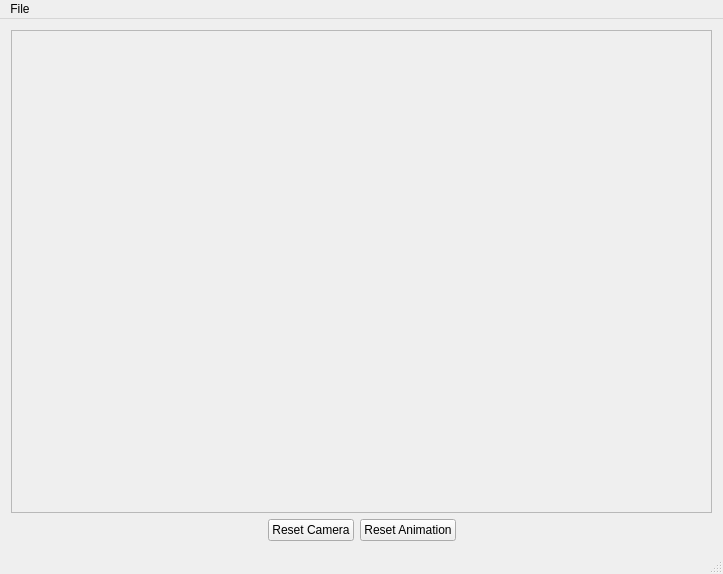
<?xml version="1.0" encoding="UTF-8"?>
<ui version="4.0">
 <class>MainWindow</class>
 <widget class="QMainWindow" name="MainWindow">
  <property name="geometry">
   <rect>
    <x>0</x>
    <y>0</y>
    <width>723</width>
    <height>574</height>
   </rect>
  </property>
  <property name="windowTitle">
   <string>MainWindow</string>
  </property>
  <widget class="QWidget" name="centralWidget">
   <layout class="QVBoxLayout" name="verticalLayout">
    <item>
     <widget class="QScrollArea" name="glScrollArea">
      <property name="widgetResizable">
       <bool>true</bool>
      </property>
      <widget class="QWidget" name="scrollAreaWidgetContents">
       <property name="geometry">
        <rect>
         <x>0</x>
         <y>0</y>
         <width>697</width>
         <height>457</height>
        </rect>
       </property>
      </widget>
     </widget>
    </item>
    <item>
     <layout class="QHBoxLayout" name="horizontalLayout">
      <item>
       <spacer name="horizontalSpacer">
        <property name="orientation">
         <enum>Qt::Horizontal</enum>
        </property>
        <property name="sizeHint" stdset="0">
         <size>
          <width>40</width>
          <height>20</height>
         </size>
        </property>
       </spacer>
      </item>
      <item>
       <widget class="QPushButton" name="resetButton">
        <property name="text">
         <string>Reset Camera</string>
        </property>
       </widget>
      </item>
      <item>
       <widget class="QPushButton" name="resetAnimationButton">
        <property name="text">
         <string>Reset Animation</string>
        </property>
       </widget>
      </item>
      <item>
       <spacer name="horizontalSpacer_2">
        <property name="orientation">
         <enum>Qt::Horizontal</enum>
        </property>
        <property name="sizeHint" stdset="0">
         <size>
          <width>40</width>
          <height>20</height>
         </size>
        </property>
       </spacer>
      </item>
     </layout>
    </item>
   </layout>
  </widget>
  <widget class="QMenuBar" name="menuBar">
   <property name="geometry">
    <rect>
     <x>0</x>
     <y>0</y>
     <width>723</width>
     <height>22</height>
    </rect>
   </property>
   <widget class="QMenu" name="menuFile">
    <property name="title">
     <string>File</string>
    </property>
    <addaction name="separator"/>
    <addaction name="actionQuit"/>
   </widget>
   <addaction name="menuFile"/>
  </widget>
  <widget class="QStatusBar" name="statusBar"/>
  <action name="actionQuit">
   <property name="text">
    <string>Quit</string>
   </property>
  </action>
 </widget>
 <layoutdefault spacing="6" margin="11"/>
 <resources/>
 <connections/>
</ui>
